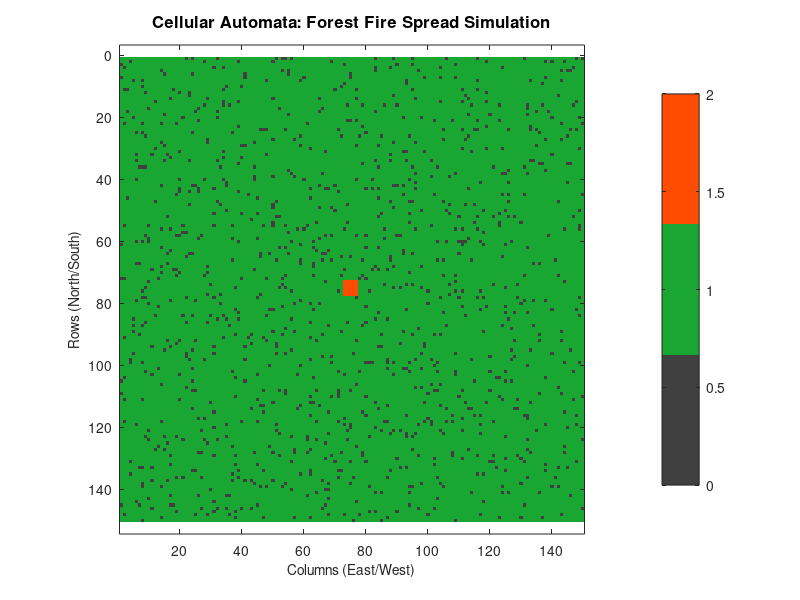

MATLAB code to generate this figure: (Note: this script raises an error after producing the figure.)
% =========================================================================
% Forest Fire Spread Simulation using Cellular Automata in MATLAB
% Capstone Project 2
% =========================================================================

clear; close all; clc;

% --- 1. Simulation Parameters ---
rows = 150;          % Number of rows in the forest grid
cols = 150;          % Number of columns in the forest grid
steps = 300;         % Maximum number of time steps
p_burn = 0.8;        % Probability of a healthy tree catching fire from a neighbor
wind_factor = 0.2;   % Wind bias (e.g., pushes fire towards higher column indices)

% State Definitions:
% 0 = Burnt / Empty
% 1 = Healthy Tree
% 2 = Burning Tree

% --- 2. Grid Initialization ---
% Initialize grid with healthy trees (1)
grid = ones(rows, cols);

% Introduce an initial fire source in the center
center_r = floor(rows / 2);
center_c = floor(cols / 2);
grid(center_r-2:center_r+2, center_c-2:center_c+2) = 2;

% Optional: Introduce some sparse patches (random empty cells, state 0)
empty_prob = 0.05; 
grid(rand(rows, cols) < empty_prob) = 0;
grid(center_r-2:center_r+2, center_c-2:center_c+2) = 2; % Ensure fire is still burning

% --- 3. Visualization Setup ---
% Custom Colormap: [Burnt (Dark Gray), Healthy (Green), Burning (Red-Orange)]
cmap = [0.25 0.25 0.25; ... % 0: Burnt
        0.10 0.65 0.20; ... % 1: Healthy
        1.00 0.30 0.00];    % 2: Burning

figure('Color', 'w', 'Position', [100, 100, 600, 600]);
hImage = imagesc(grid);
colormap(cmap);
caxis([0 2]);
title('Cellular Automata: Forest Fire Spread Simulation', 'FontSize', 12, 'FontWeight', 'bold');
xlabel('Columns (East/West)', 'FontSize', 10);
ylabel('Rows (North/South)', 'FontSize', 10);
axis equal tight;
colorbar('Ticks', [0, 1, 2], 'TickLabels', {'Burnt', 'Healthy', 'Burning'});

% --- 4. Simulation Loop ---
for t = 1:steps
    next_grid = grid;
    
    for i = 1:rows
        for j = 1:cols
            current_state = grid(i, j);
            
            if current_state == 2
                % Burning trees transition to burnt (0) in the next step
                next_grid(i, j) = 0;
                
            elseif current_state == 1
                % Healthy tree: Inspect Moore Neighborhood (8 neighbors)
                r_min = max(1, i-1);
                r_max = min(rows, i+1);
                c_min = max(1, j-1);
                c_max = min(cols, j+1);
                
                neighborhood = grid(r_min:r_max, c_min:c_max);
                
                % Check if any immediate neighbor is burning (state 2)
                if any(neighborhood(:) == 2)
                    % Apply stochastic spread rule with optional wind bias
                    % If wind blows towards increasing columns (right), boost probability
                    spread_chance = p_burn;
                    if j < cols && grid(i, j+1) == 2
                        spread_chance = min(1.0, p_burn + wind_factor);
                    end
                    
                    if rand() < spread_chance
                        next_grid(i, j) = 2;
                    end
                end
            end
        end
    end
    
    grid = next_grid;
    
    % Update dynamic visualization
    set(hImage, 'CData', grid);
    drawnow;
    
    % Pause briefly for smooth animation
    pause(0.03);
    
    % Check termination condition: Stop if no burning trees remain
    if ~any(grid(:) == 2)
        fprintf('Simulation ended at step %d: Fire completely extinguished.\n', t);
        break;
    end
end
